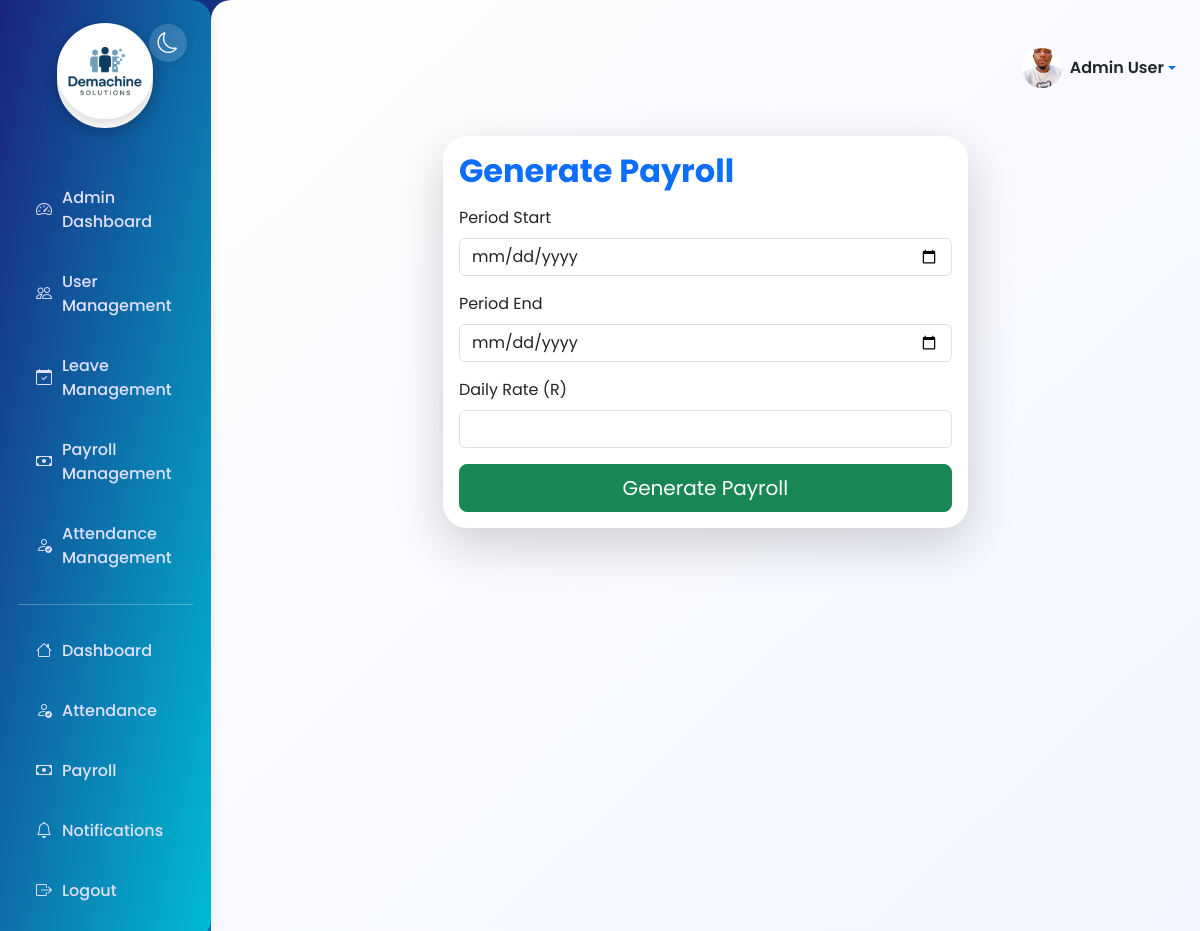
Screenshot of /admin/payroll/generate (signed in) with the database file from the repository.
### models.py (models this page shows, shortened)
class User(db.Model, UserMixin):
    id = db.Column(db.Integer, primary_key=True)
    username = db.Column(db.String(80), unique=True, nullable=False)
    email = db.Column(db.String(120), unique=True, nullable=False)
    password_hash = db.Column(db.String(128), nullable=False)
    name = db.Column(db.String(100))
    phone = db.Column(db.String(20))
    role = db.Column(db.String(20), default='user')  # 'admin' or 'user'
    is_active = db.Column(db.Boolean, default=True)
    date_joined = db.Column(db.DateTime, default=datetime.utcnow)
    face_encoding = db.Column(db.PickleType)  # Store face encoding as binary
    profile_picture = db.Column(db.String(255))  # Filename of profile picture
    email_notifications = db.Column(db.Boolean, default=True)
    sms_notifications = db.Column(db.Boolean, default=False)
    is_verified = db.Column(db.Boolean, default=False)
    attendances = db.relationship('Attendance', backref='user', lazy=True)
    leaves = db.relationship('LeaveRequest', backref='user', lazy=True)
    payrolls = db.relationship('Payroll', backref='user', lazy=True)
    notifications = db.relationship('Notification', backref='user', lazy=True)

### app.py (the view, shortened to what this page needs)
@app.route('/admin/payroll/generate', methods=['GET', 'POST'])
@login_required
@admin_required
def generate_payroll():
    users = User.query.filter_by(is_active=True).all()
    return render_template('generate_payroll.html', users=users)

### app.py (called while the page is built)
@login_manager.user_loader
def load_user(user_id):
    return User.query.get(int(user_id))

def admin_required(f):
    @wraps(f)
    def decorated_function(*args, **kwargs):
        if not current_user.is_authenticated or current_user.role != 'admin':
            abort(403)
        return f(*args, **kwargs)
    return decorated_function

@app.before_request
def before_request():
    if current_user.is_authenticated:
        g.unread_notifications = Notification.query.filter_by(user_id=current_user.id, is_read=False).count()
    else:
        g.unread_notifications = 0

### templates/generate_payroll.html (shortened to what this page needs)
{% extends 'layout.html' %}
{% block content %}
<div class="container py-4">
  <div class="row justify-content-center">
    <div class="col-lg-7">
      <div class="card shadow-lg border-0 mb-4" style="border-radius: 1.5rem;">
        <div class="card-body">
          <h2 class="fw-bold text-primary mb-3">Generate Payroll</h2>
          <form method="post" autocomplete="off">
            <div class="mb-3">
              <label for="period_start" class="form-label">Period Start</label>
              <input type="date" class="form-control" id="period_start" name="period_start" required>
            </div>
            <div class="mb-3">
              <label for="period_end" class="form-label">Period End</label>
              <input type="date" class="form-control" id="period_end" name="period_end" required>
            </div>
            <div class="mb-3">
              <label for="daily_rate" class="form-label">Daily Rate (R)</label>
              <input type="number" step="0.01" class="form-control" id="daily_rate" name="daily_rate" required>
            </div>
            <div class="d-grid">
              <button type="submit" class="btn btn-success btn-lg">Generate Payroll</button>
            </div>
          </form>
        </div>
      </div>
    </div>
  </div>
</div>
{% endblock %}

### templates/layout.html (shortened to what this page needs)
<!DOCTYPE html>
<html lang="en">
<head>
    <link href="https://cdn.jsdelivr.net/npm/bootstrap@5.3.0/dist/css/bootstrap.min.css" rel="stylesheet">
    <link href="https://cdn.jsdelivr.net/npm/bootstrap-icons@1.10.5/font/bootstrap-icons.css" rel="stylesheet">
</head>
<body>
    <div class="d-flex">
        <div class="sidebar">
            <div class="brand" style="justify-content: center; text-align: center;">
                <div class="brand-logo" style="margin: 0 auto;">
                    <img src="{{ url_for('static', filename='images/Demachine solutions.png') }}" alt="Demachine solutions logo" style="width:96px; height:96px; object-fit:cover; border-radius:50%; border:4px solid #fff; box-shadow:0 4px 16px rgba(0,0,0,0.18); margin-bottom:18px; background:#fff;">
                </div>
            </div>
            <button class="theme-toggle" id="themeToggle" title="Toggle dark/light mode">
                <i class="bi bi-moon" id="themeIcon"></i>
            </button>
            <ul class="nav flex-column mt-4">
                {% if current_user.is_authenticated %}
                    {% if current_user.role == 'admin' %}
                        <li class="nav-item"><a href="/admin" class="nav-link"><i class="bi bi-speedometer2"></i> Admin Dashboard</a></li>
                        <li class="nav-item"><a href="/admin/users" class="nav-link"><i class="bi bi-people"></i> User Management</a></li>
                        <li class="nav-item"><a href="/admin/leaves" class="nav-link"><i class="bi bi-calendar-check"></i> Leave Management</a></li>
                        <li class="nav-item"><a href="/admin/payroll" class="nav-link"><i class="bi bi-cash"></i> Payroll Management</a></li>
                        <li class="nav-item"><a href="/admin/attendance" class="nav-link"><i class="bi bi-person-check"></i> Attendance Management</a></li>
                        <li><hr></li>
                    {% endif %}
                    <li class="nav-item"><a href="/dashboard" class="nav-link"><i class="bi bi-house"></i> Dashboard</a></li>
                    <li class="nav-item"><a href="/attendance" class="nav-link"><i class="bi bi-person-check"></i> Attendance</a></li>
                    <li class="nav-item"><a href="/payroll" class="nav-link"><i class="bi bi-cash"></i> Payroll</a></li>
                    <li class="nav-item"><a href="/notifications" class="nav-link"><i class="bi bi-bell"></i> Notifications
                    </a></li>
                    <li class="nav-item"><a href="/logout" class="nav-link"><i class="bi bi-box-arrow-right"></i> Logout</a></li>
                {% else %}
                    <li class="nav-item"><a href="/login" class="nav-link"><i class="bi bi-box-arrow-in-right"></i> Login</a></li>
                {% endif %}
            </ul>
        </div>
        <div class="main-content">
            <div class="d-flex justify-content-end align-items-center mb-3" style="min-height:56px;">
                <div class="dropdown">
                    <a href="#" class="d-flex align-items-center text-decoration-none dropdown-toggle" id="profileDropdown" data-bs-toggle="dropdown" aria-expanded="false">
                        {% if current_user.profile_picture %}
                            <img src="{{ url_for('static', filename='images/profiles/' + current_user.profile_picture) }}" alt="Profile" class="rounded-circle me-2" style="width:40px; height:40px; object-fit:cover;">
                        {% else %}
                            <img src="{{ url_for('static', filename='images/default_avatar.png') }}" alt="Profile" class="rounded-circle me-2" style="width:40px; height:40px; object-fit:cover;">
                        {% endif %}
                        <span class="fw-semibold text-dark">{{ current_user.name or current_user.username }}</span>
                    </a>
                </div>
            </div>
            {% block content %}{% endblock %}
        </div>
    </div>
</body>
</html>

### templates/layout.html (style rules this page uses)
:root { --primary: #1a237e; --secondary: #00bcd4; --accent: #ff9800; --bg-light: #f4f8fb; --bg-dark: #232a3b; --sidebar-width: 250px; }
html, body { min-height: 100vh; font-family: 'Poppins', Arial, sans-serif; background: linear-gradient(135deg, var(--primary) 0%, var(--secondary) 100%); color: #222; }
.sidebar { background: linear-gradient(to bottom right, var(--primary), var(--secondary)); color: #fff; width: var(--sidebar-width); min-height: 100vh; padding: 32px 18px 18px 18px; box-shadow: 2px 0 8px rgba(0,0,0,0.08); border-top-right-radius: 20px; border-bottom-right-radius: 20px; position: relative; }
.sidebar .brand { display: flex; align-items: center; margin-bottom: 2.5rem; justify-content: center; text-align: center; }
.sidebar .brand-logo { width: 96px; height: 96px; border-radius: 50%; border: 4px solid #fff; box-shadow: 0 4px 16px rgba(0,0,0,0.18); margin-bottom: 18px; background: #fff; display: flex; align-items: center; justify-content: center; font-size: 2rem; font-weight: 700; color: #fff; margin-right: 1rem; }
.sidebar .nav-link { color: #e0e0ff; font-weight: 500; padding: 12px 18px; margin: 6px 0; border-radius: 12px; display: flex; align-items: center; transition: background-color 0.3s, color 0.2s, transform 0.2s; }
.sidebar .nav-link i { margin-right: 10px; }
.theme-toggle { position: absolute; top: 1.5rem; right: 1.5rem; background: rgba(255,255,255,0.15); border-radius: 50%; border: none; width: 38px; height: 38px; display: flex; align-items: center; justify-content: center; font-size: 1.3rem; color: #fff; box-shadow: 0 2px 8px rgba(0,0,0,0.08); transition: background 0.2s; }
.main-content { padding: 40px 24px; width: 100%; background: linear-gradient(to bottom right, #fefefe, #f1f5ff); border-top-left-radius: 20px; min-height: 100vh; }

### rows the page displays
User: profile_picture (picture), name "Admin User"
